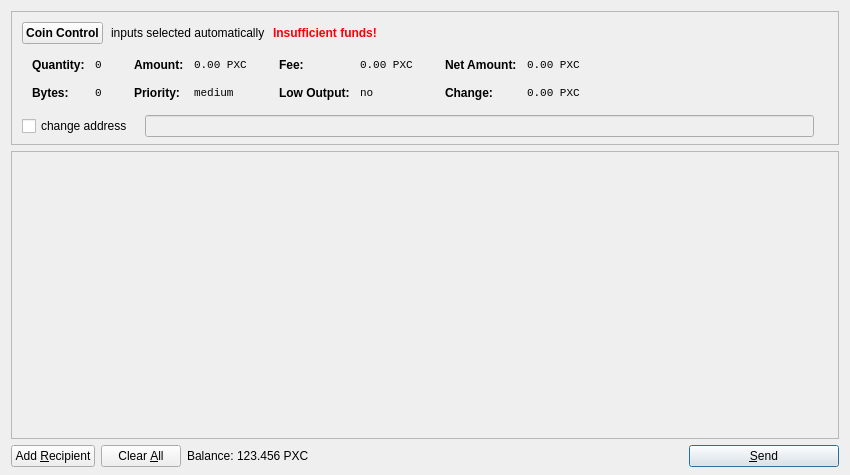
<?xml version="1.0" encoding="UTF-8"?>
<ui version="4.0">
 <class>SendCoinsDialog</class>
 <widget class="QDialog" name="SendCoinsDialog">
  <property name="geometry">
   <rect>
    <x>0</x>
    <y>0</y>
    <width>850</width>
    <height>475</height>
   </rect>
  </property>
  <property name="windowTitle">
   <string>Send Coins</string>
  </property>
  <layout class="QVBoxLayout" name="verticalLayout" stretch="0,1,0">
   <property name="bottomMargin">
    <number>8</number>
   </property>
   <item>
    <widget class="QFrame" name="frameCoinControl">
     <property name="sizePolicy">
      <sizepolicy hsizetype="Expanding" vsizetype="Expanding">
       <horstretch>0</horstretch>
       <verstretch>0</verstretch>
      </sizepolicy>
     </property>
     <property name="maximumSize">
      <size>
       <width>16777215</width>
       <height>16777215</height>
      </size>
     </property>
     <property name="frameShape">
      <enum>QFrame::StyledPanel</enum>
     </property>
     <property name="frameShadow">
      <enum>QFrame::Sunken</enum>
     </property>
     <layout class="QVBoxLayout" name="verticalLayoutCoinControl2">
      <property name="spacing">
       <number>6</number>
      </property>
      <property name="leftMargin">
       <number>0</number>
      </property>
      <property name="topMargin">
       <number>0</number>
      </property>
      <property name="rightMargin">
       <number>0</number>
      </property>
      <property name="bottomMargin">
       <number>6</number>
      </property>
      <item>
       <layout class="QVBoxLayout" name="verticalLayoutCoinControl" stretch="0,0,0,1">
        <property name="spacing">
         <number>0</number>
        </property>
        <property name="leftMargin">
         <number>10</number>
        </property>
        <property name="topMargin">
         <number>10</number>
        </property>
        <item>
         <layout class="QHBoxLayout" name="horizontalLayoutCoinControl2" stretch="0,0,0,0">
          <property name="spacing">
           <number>8</number>
          </property>
          <property name="bottomMargin">
           <number>10</number>
          </property>
          <item>
           <widget class="QPushButton" name="pushButtonCoinControl">
            <property name="styleSheet">
             <string notr="true">font-weight:bold;</string>
            </property>
            <property name="text">
             <string>Coin Control</string>
            </property>
           </widget>
          </item>
          <item>
           <widget class="QLabel" name="labelCoinControlAutomaticallySelected">
            <property name="text">
             <string>inputs selected automatically</string>
            </property>
            <property name="margin">
             <number>5</number>
            </property>
           </widget>
          </item>
          <item>
           <widget class="QLabel" name="labelCoinControlInsuffFunds">
            <property name="font">
             <font>
              <weight>75</weight>
              <bold>true</bold>
             </font>
            </property>
            <property name="styleSheet">
             <string notr="true">color:red;font-weight:bold;</string>
            </property>
            <property name="text">
             <string>Insufficient funds!</string>
            </property>
            <property name="margin">
             <number>5</number>
            </property>
           </widget>
          </item>
          <item>
           <spacer name="horizontalSpacerCoinControl">
            <property name="orientation">
             <enum>Qt::Horizontal</enum>
            </property>
            <property name="sizeHint" stdset="0">
             <size>
              <width>40</width>
              <height>1</height>
             </size>
            </property>
           </spacer>
          </item>
         </layout>
        </item>
        <item>
         <widget class="QWidget" name="widgetCoinControl" native="true">
          <property name="sizePolicy">
           <sizepolicy hsizetype="Preferred" vsizetype="Preferred">
            <horstretch>0</horstretch>
            <verstretch>0</verstretch>
           </sizepolicy>
          </property>
          <property name="minimumSize">
           <size>
            <width>0</width>
            <height>0</height>
           </size>
          </property>
          <property name="styleSheet">
           <string notr="true"/>
          </property>
          <layout class="QHBoxLayout" name="horizontalLayoutCoinControl5">
           <property name="margin">
            <number>0</number>
           </property>
           <item>
            <layout class="QHBoxLayout" name="horizontalLayoutCoinControl3" stretch="0,0,0,1">
             <property name="spacing">
              <number>20</number>
             </property>
             <property name="topMargin">
              <number>0</number>
             </property>
             <property name="bottomMargin">
              <number>10</number>
             </property>
             <item>
              <layout class="QFormLayout" name="formLayoutCoinControl1">
               <property name="horizontalSpacing">
                <number>10</number>
               </property>
               <property name="verticalSpacing">
                <number>14</number>
               </property>
               <property name="leftMargin">
                <number>10</number>
               </property>
               <property name="topMargin">
                <number>4</number>
               </property>
               <property name="rightMargin">
                <number>6</number>
               </property>
               <item row="0" column="0">
                <widget class="QLabel" name="labelCoinControlQuantityText">
                 <property name="styleSheet">
                  <string notr="true">font-weight:bold;</string>
                 </property>
                 <property name="text">
                  <string>Quantity:</string>
                 </property>
                 <property name="margin">
                  <number>0</number>
                 </property>
                </widget>
               </item>
               <item row="0" column="1">
                <widget class="QLabel" name="labelCoinControlQuantity">
                 <property name="font">
                  <font>
                   <family>Monospace</family>
                   <pointsize>8</pointsize>
                  </font>
                 </property>
                 <property name="cursor">
                  <cursorShape>IBeamCursor</cursorShape>
                 </property>
                 <property name="contextMenuPolicy">
                  <enum>Qt::ActionsContextMenu</enum>
                 </property>
                 <property name="text">
                  <string notr="true">0</string>
                 </property>
                 <property name="margin">
                  <number>0</number>
                 </property>
                 <property name="textInteractionFlags">
                  <set>Qt::LinksAccessibleByMouse|Qt::TextSelectableByKeyboard|Qt::TextSelectableByMouse</set>
                 </property>
                </widget>
               </item>
               <item row="1" column="0">
                <widget class="QLabel" name="labelCoinControlBytesText">
                 <property name="styleSheet">
                  <string notr="true">font-weight:bold;</string>
                 </property>
                 <property name="text">
                  <string>Bytes:</string>
                 </property>
                </widget>
               </item>
               <item row="1" column="1">
                <widget class="QLabel" name="labelCoinControlBytes">
                 <property name="font">
                  <font>
                   <family>Monospace</family>
                   <pointsize>8</pointsize>
                  </font>
                 </property>
                 <property name="cursor">
                  <cursorShape>IBeamCursor</cursorShape>
                 </property>
                 <property name="contextMenuPolicy">
                  <enum>Qt::ActionsContextMenu</enum>
                 </property>
                 <property name="text">
                  <string notr="true">0</string>
                 </property>
                 <property name="textInteractionFlags">
                  <set>Qt::LinksAccessibleByMouse|Qt::TextSelectableByKeyboard|Qt::TextSelectableByMouse</set>
                 </property>
                </widget>
               </item>
              </layout>
             </item>
             <item>
              <layout class="QFormLayout" name="formLayoutCoinControl2">
               <property name="horizontalSpacing">
                <number>10</number>
               </property>
               <property name="verticalSpacing">
                <number>14</number>
               </property>
               <property name="leftMargin">
                <number>6</number>
               </property>
               <property name="topMargin">
                <number>4</number>
               </property>
               <property name="rightMargin">
                <number>6</number>
               </property>
               <item row="0" column="0">
                <widget class="QLabel" name="labelCoinControlAmountText">
                 <property name="styleSheet">
                  <string notr="true">font-weight:bold;</string>
                 </property>
                 <property name="text">
                  <string>Amount:</string>
                 </property>
                 <property name="margin">
                  <number>0</number>
                 </property>
                </widget>
               </item>
               <item row="0" column="1">
                <widget class="QLabel" name="labelCoinControlAmount">
                 <property name="font">
                  <font>
                   <family>Monospace</family>
                   <pointsize>8</pointsize>
                  </font>
                 </property>
                 <property name="cursor">
                  <cursorShape>IBeamCursor</cursorShape>
                 </property>
                 <property name="contextMenuPolicy">
                  <enum>Qt::ActionsContextMenu</enum>
                 </property>
                 <property name="text">
                  <string notr="true">0.00 PXC</string>
                 </property>
                 <property name="textInteractionFlags">
                  <set>Qt::LinksAccessibleByMouse|Qt::TextSelectableByKeyboard|Qt::TextSelectableByMouse</set>
                 </property>
                </widget>
               </item>
               <item row="1" column="0">
                <widget class="QLabel" name="labelCoinControlPriorityText">
                 <property name="styleSheet">
                  <string notr="true">font-weight:bold;</string>
                 </property>
                 <property name="text">
                  <string>Priority:</string>
                 </property>
                </widget>
               </item>
               <item row="1" column="1">
                <widget class="QLabel" name="labelCoinControlPriority">
                 <property name="font">
                  <font>
                   <family>Monospace</family>
                   <pointsize>8</pointsize>
                  </font>
                 </property>
                 <property name="cursor">
                  <cursorShape>IBeamCursor</cursorShape>
                 </property>
                 <property name="contextMenuPolicy">
                  <enum>Qt::ActionsContextMenu</enum>
                 </property>
                 <property name="text">
                  <string>medium</string>
                 </property>
                 <property name="textInteractionFlags">
                  <set>Qt::LinksAccessibleByMouse|Qt::TextSelectableByKeyboard|Qt::TextSelectableByMouse</set>
                 </property>
                </widget>
               </item>
              </layout>
             </item>
             <item>
              <layout class="QFormLayout" name="formLayoutCoinControl3">
               <property name="horizontalSpacing">
                <number>10</number>
               </property>
               <property name="verticalSpacing">
                <number>14</number>
               </property>
               <property name="leftMargin">
                <number>6</number>
               </property>
               <property name="topMargin">
                <number>4</number>
               </property>
               <property name="rightMargin">
                <number>6</number>
               </property>
               <item row="0" column="0">
                <widget class="QLabel" name="labelCoinControlFeeText">
                 <property name="styleSheet">
                  <string notr="true">font-weight:bold;</string>
                 </property>
                 <property name="text">
                  <string>Fee:</string>
                 </property>
                 <property name="margin">
                  <number>0</number>
                 </property>
                </widget>
               </item>
               <item row="0" column="1">
                <widget class="QLabel" name="labelCoinControlFee">
                 <property name="font">
                  <font>
                   <family>Monospace</family>
                   <pointsize>8</pointsize>
                  </font>
                 </property>
                 <property name="cursor">
                  <cursorShape>IBeamCursor</cursorShape>
                 </property>
                 <property name="contextMenuPolicy">
                  <enum>Qt::ActionsContextMenu</enum>
                 </property>
                 <property name="text">
                  <string notr="true">0.00 PXC</string>
                 </property>
                 <property name="textInteractionFlags">
                  <set>Qt::LinksAccessibleByMouse|Qt::TextSelectableByKeyboard|Qt::TextSelectableByMouse</set>
                 </property>
                </widget>
               </item>
               <item row="1" column="0">
                <widget class="QLabel" name="labelCoinControlLowOutputText">
                 <property name="styleSheet">
                  <string notr="true">font-weight:bold;</string>
                 </property>
                 <property name="text">
                  <string>Low Output:</string>
                 </property>
                </widget>
               </item>
               <item row="1" column="1">
                <widget class="QLabel" name="labelCoinControlLowOutput">
                 <property name="font">
                  <font>
                   <family>Monospace</family>
                   <pointsize>8</pointsize>
                  </font>
                 </property>
                 <property name="cursor">
                  <cursorShape>IBeamCursor</cursorShape>
                 </property>
                 <property name="contextMenuPolicy">
                  <enum>Qt::ActionsContextMenu</enum>
                 </property>
                 <property name="text">
                  <string>no</string>
                 </property>
                 <property name="textInteractionFlags">
                  <set>Qt::LinksAccessibleByMouse|Qt::TextSelectableByKeyboard|Qt::TextSelectableByMouse</set>
                 </property>
                </widget>
               </item>
              </layout>
             </item>
             <item>
              <layout class="QFormLayout" name="formLayoutCoinControl4">
               <property name="horizontalSpacing">
                <number>10</number>
               </property>
               <property name="verticalSpacing">
                <number>14</number>
               </property>
               <property name="leftMargin">
                <number>6</number>
               </property>
               <property name="topMargin">
                <number>4</number>
               </property>
               <property name="rightMargin">
                <number>6</number>
               </property>
               <item row="0" column="0">
                <widget class="QLabel" name="labelCoinControlNetAmountText">
                 <property name="styleSheet">
                  <string notr="true">font-weight:bold;</string>
                 </property>
                 <property name="text">
                  <string>Net Amount:</string>
                 </property>
                 <property name="margin">
                  <number>0</number>
                 </property>
                </widget>
               </item>
               <item row="0" column="1">
                <widget class="QLabel" name="labelCoinControlNetAmount">
                 <property name="font">
                  <font>
                   <family>Monospace</family>
                   <pointsize>8</pointsize>
                  </font>
                 </property>
                 <property name="cursor">
                  <cursorShape>IBeamCursor</cursorShape>
                 </property>
                 <property name="contextMenuPolicy">
                  <enum>Qt::ActionsContextMenu</enum>
                 </property>
                 <property name="text">
                  <string notr="true">0.00 PXC</string>
                 </property>
                 <property name="textInteractionFlags">
                  <set>Qt::LinksAccessibleByMouse|Qt::TextSelectableByKeyboard|Qt::TextSelectableByMouse</set>
                 </property>
                </widget>
               </item>
               <item row="1" column="0">
                <widget class="QLabel" name="labelCoinControlChangeText">
                 <property name="styleSheet">
                  <string notr="true">font-weight:bold;</string>
                 </property>
                 <property name="text">
                  <string>Change:</string>
                 </property>
                </widget>
               </item>
               <item row="1" column="1">
                <widget class="QLabel" name="labelCoinControlChange">
                 <property name="font">
                  <font>
                   <family>Monospace</family>
                   <pointsize>8</pointsize>
                  </font>
                 </property>
                 <property name="cursor">
                  <cursorShape>IBeamCursor</cursorShape>
                 </property>
                 <property name="contextMenuPolicy">
                  <enum>Qt::ActionsContextMenu</enum>
                 </property>
                 <property name="text">
                  <string notr="true">0.00 PXC</string>
                 </property>
                 <property name="textInteractionFlags">
                  <set>Qt::LinksAccessibleByMouse|Qt::TextSelectableByKeyboard|Qt::TextSelectableByMouse</set>
                 </property>
                </widget>
               </item>
              </layout>
             </item>
            </layout>
           </item>
          </layout>
         </widget>
        </item>
        <item>
         <layout class="QHBoxLayout" name="horizontalLayoutCoinControl4" stretch="0,0,0">
          <property name="spacing">
           <number>12</number>
          </property>
          <property name="sizeConstraint">
           <enum>QLayout::SetDefaultConstraint</enum>
          </property>
          <property name="topMargin">
           <number>5</number>
          </property>
          <property name="rightMargin">
           <number>5</number>
          </property>
          <item>
           <widget class="QCheckBox" name="checkBoxCoinControlChange">
            <property name="text">
             <string>change address</string>
            </property>
           </widget>
          </item>
          <item>
           <widget class="QLineEdit" name="lineEditCoinControlChange">
            <property name="enabled">
             <bool>false</bool>
            </property>
            <property name="sizePolicy">
             <sizepolicy hsizetype="Expanding" vsizetype="Fixed">
              <horstretch>0</horstretch>
              <verstretch>0</verstretch>
             </sizepolicy>
            </property>
           </widget>
          </item>
          <item>
           <widget class="QLabel" name="labelCoinControlChangeLabel">
            <property name="sizePolicy">
             <sizepolicy hsizetype="Preferred" vsizetype="Expanding">
              <horstretch>0</horstretch>
              <verstretch>0</verstretch>
             </sizepolicy>
            </property>
            <property name="minimumSize">
             <size>
              <width>0</width>
              <height>0</height>
             </size>
            </property>
            <property name="text">
             <string/>
            </property>
            <property name="margin">
             <number>3</number>
            </property>
           </widget>
          </item>
         </layout>
        </item>
        <item>
         <spacer name="verticalSpacerCoinControl">
          <property name="orientation">
           <enum>Qt::Vertical</enum>
          </property>
          <property name="sizeHint" stdset="0">
           <size>
            <width>800</width>
            <height>1</height>
           </size>
          </property>
         </spacer>
        </item>
       </layout>
      </item>
     </layout>
    </widget>
   </item>
   <item>
    <widget class="QScrollArea" name="scrollArea">
     <property name="widgetResizable">
      <bool>true</bool>
     </property>
     <widget class="QWidget" name="scrollAreaWidgetContents">
      <property name="geometry">
       <rect>
        <x>0</x>
        <y>0</y>
        <width>828</width>
        <height>178</height>
       </rect>
      </property>
      <layout class="QVBoxLayout" name="verticalLayout_2">
       <property name="margin">
        <number>0</number>
       </property>
       <item>
        <layout class="QVBoxLayout" name="entries">
         <property name="spacing">
          <number>6</number>
         </property>
        </layout>
       </item>
       <item>
        <spacer name="verticalSpacer">
         <property name="orientation">
          <enum>Qt::Vertical</enum>
         </property>
         <property name="sizeHint" stdset="0">
          <size>
           <width>20</width>
           <height>40</height>
          </size>
         </property>
        </spacer>
       </item>
      </layout>
     </widget>
    </widget>
   </item>
   <item>
    <layout class="QHBoxLayout" name="horizontalLayout">
     <item>
      <widget class="QPushButton" name="addButton">
       <property name="toolTip">
        <string>Send to multiple recipients at once</string>
       </property>
       <property name="text">
        <string>Add &amp;Recipient</string>
       </property>
       <property name="icon">
        <iconset resource="../phoenixcoin.qrc">
         <normaloff>:/icons/add</normaloff>:/icons/add</iconset>
       </property>
       <property name="autoDefault">
        <bool>false</bool>
       </property>
      </widget>
     </item>
     <item>
      <widget class="QPushButton" name="clearButton">
       <property name="sizePolicy">
        <sizepolicy hsizetype="Minimum" vsizetype="Fixed">
         <horstretch>0</horstretch>
         <verstretch>0</verstretch>
        </sizepolicy>
       </property>
       <property name="toolTip">
        <string>Remove all transaction fields</string>
       </property>
       <property name="text">
        <string>Clear &amp;All</string>
       </property>
       <property name="icon">
        <iconset resource="../phoenixcoin.qrc">
         <normaloff>:/icons/remove</normaloff>:/icons/remove</iconset>
       </property>
       <property name="autoRepeatDelay">
        <number>300</number>
       </property>
       <property name="autoDefault">
        <bool>false</bool>
       </property>
      </widget>
     </item>
     <item>
      <layout class="QHBoxLayout" name="horizontalLayout_2">
       <property name="spacing">
        <number>3</number>
       </property>
       <item>
        <widget class="QLabel" name="label">
         <property name="text">
          <string>Balance:</string>
         </property>
        </widget>
       </item>
       <item>
        <widget class="QLabel" name="labelBalance">
         <property name="cursor">
          <cursorShape>IBeamCursor</cursorShape>
         </property>
         <property name="text">
          <string>123.456 PXC</string>
         </property>
         <property name="textInteractionFlags">
          <set>Qt::LinksAccessibleByMouse|Qt::TextSelectableByKeyboard|Qt::TextSelectableByMouse</set>
         </property>
        </widget>
       </item>
      </layout>
     </item>
     <item>
      <spacer name="horizontalSpacer">
       <property name="orientation">
        <enum>Qt::Horizontal</enum>
       </property>
       <property name="sizeHint" stdset="0">
        <size>
         <width>40</width>
         <height>20</height>
        </size>
       </property>
      </spacer>
     </item>
     <item>
      <widget class="QPushButton" name="sendButton">
       <property name="minimumSize">
        <size>
         <width>150</width>
         <height>0</height>
        </size>
       </property>
       <property name="toolTip">
        <string>Confirm the send action</string>
       </property>
       <property name="text">
        <string>&amp;Send</string>
       </property>
       <property name="icon">
        <iconset resource="../phoenixcoin.qrc">
         <normaloff>:/icons/send</normaloff>:/icons/send</iconset>
       </property>
       <property name="default">
        <bool>true</bool>
       </property>
      </widget>
     </item>
    </layout>
   </item>
  </layout>
 </widget>
 <resources>
  <include location="../phoenixcoin.qrc"/>
 </resources>
 <connections/>
</ui>
